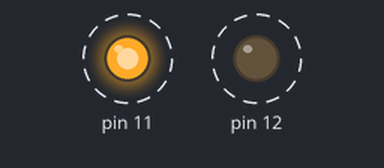
This sketch was run on a simulated Arduino Uno, built with avr-gcc and run on an emulated ATmega328P. On the bench: output pins drawn as LEDs (lit = HIGH). Dashed ring = blinking.

Above: at 0.7 s.
Timing chart, 0 to 3.0 s (numbered marks = the images above):
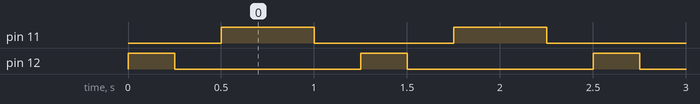

Measured:
- by itself, pin 11: alternates HIGH for 0.50 s and LOW for 0.75 s
- by itself, pin 12: alternates HIGH for 0.25 s and LOW for 1.0 s
- by itself, everything shown: repeats every 1.3 s, in 4 steps

The sketch:

arduino1.ino
```cpp
void setup() { // Esta en una línea comentada.
   // Establece un pin digital como salida.
   // El Pin 12 tiene un LED conectado a el.
   pinMode(12, OUTPUT);
   pinMode (11, OUTPUT);

}

void loop() {
   digitalWrite(12, HIGH);   // enciende el LED
   delay(250);              // espera un segundo


   digitalWrite(12, LOW);    // apaga el LED
   delay(250);              // espera un segundo


   digitalWrite(11, HIGH);   // enciende el LED
   delay(500);              // espera un segundo


   digitalWrite(11, LOW);    // apaga el LED
   delay(250);              // espera un segundo


}
```
